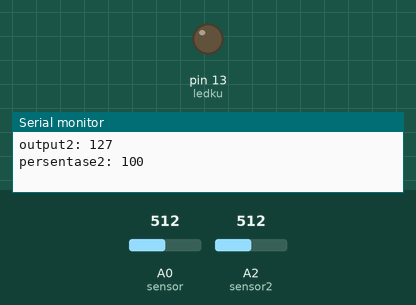
Simulated run of this sketch. Board: Arduino Uno, built with avr-gcc and run on an emulated ATmega328P. On the bench: output pins drawn as LEDs (lit = HIGH), the last lines printed to the serial monitor. The inputs (shaded band) are chosen by the test bench; at power-on: A0 (sensor) = 512, A2 (sensor2) = 512.

Above: at 1.2 s.
1.3 s: A0 (sensor) set to 1011
3.2 s: A0 (sensor) set to 1019
At 5.2 s:
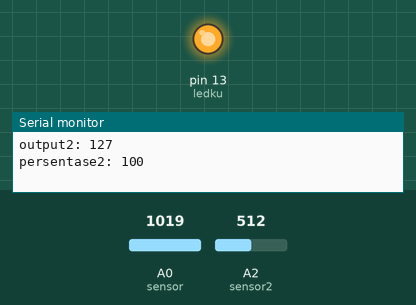
5.5 s: A0 (sensor) set to 900
At 6.8 s:
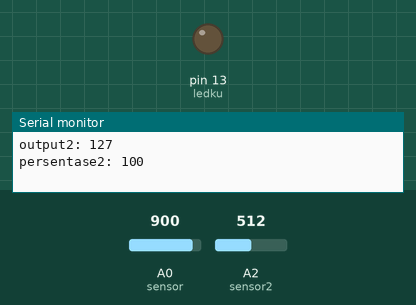
7.6 s: A0 (sensor) set to 1023
At 9.6 s:
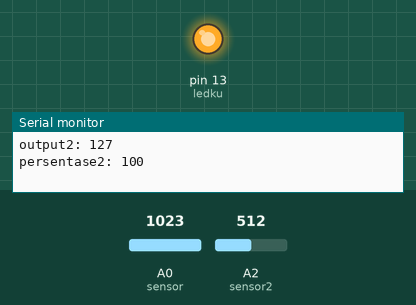
Timing chart, 0 to 10.6 s (numbered marks = the images above; inputs shaded):
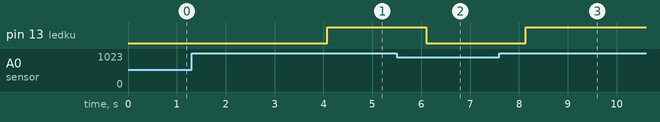

The sketch:

TEST5.ino
```cpp
#include <Arduino.h>
#include <SoftwareSerial.h>
const byte rxPin = 7;
const byte txPin = 8;
SoftwareSerial dwinSerial (rxPin, txPin);
// put function declarations here:
unsigned char data [8] = {0x5A, 0xA5, 0x05, 0x82, 0x48, 0x00, 0x00, 0x00}; //header, header, 5 bytes to follow, write command, address, address, address
unsigned char data2 [8] = {0x5A, 0xA5, 0x05, 0x82, 0x64 , 0x00, 0x00, 0x00}; //header, header, 5 bytes to follow, write command, address, address, address
unsigned char c1 [8] = {0x5A, 0xA5, 0x05, 0x82, 0x47 , 0x00, 0x00, 0x00}; //header, header, 5 bytes to follow, write command, address, address, address
unsigned char c2 [8] = {0x5A, 0xA5, 0x05, 0x82, 0x46 , 0x00, 0x00, 0x00}; //header, header, 5 bytes to follow, write command, address, address, address
unsigned char Buffer[9];
unsigned char incomingData[100];
unsigned char textString[100];
int ledku = 13;
byte sensor= A0;
byte sensor2= A2;
int nilai,nilai2,output,output2,percent,percent2,mydata,mydata2,datac1,datac2;

void setup(){
Serial.begin(115200);
dwinSerial.begin(115200);
pinMode(ledku, OUTPUT);
digitalWrite(ledku, LOW);
pinMode(rxPin, INPUT);
pinMode(txPin, OUTPUT);
}

void loop(){
  sendText(); //send to display
  fetchText(); //receive from display
if (Serial.available())
  {
    for (int i = 0; i <= 8; i++) //this loop will store whole frame in buffer array.
    {
      Buffer[i] = Serial.read();
    }

    if (Buffer[0] == 0X5A)
    {
      switch (Buffer[4])
      {
        /*case 0x51:   //for servo
          Serial.println(Buffer[8]);
          analogWrite(servo, Buffer[8]);
          break;

        case 0x52:   //for red
          Serial.println(Buffer[8]);
          analogWrite(red, Buffer[8]);
          break;

        case 0x53:   //for green
          Serial.println(Buffer[8]);
          analogWrite(green, Buffer[8]);
          break;


        case 0x54:   //for blue
          Serial.println(Buffer[8]);
          analogWrite(blue, Buffer[8]);
          break; */

        case 0x55:
          if (Buffer[8] == 1)
          { digitalWrite(ledku, LOW);
            Serial.println("LEDKU OFF");
          }
          /*
          else
          { digitalWrite(ledku, LOW);
            Serial.println("LEDKU OFF");
          }*/
          break;


        default:
          Serial.println("Nothing");
          break;
      }
    }
  }
  delay(10);

nilai= analogRead(sensor);
nilai2= analogRead(sensor2);
output= map(nilai, 0, 1023, 0, 255);
output2= map(nilai2, 0, 1023, 0, 255);
percent = (output/2.54)*2;
percent2 = (output2/2.54)*2;
datac1 = percent - 100;
datac2 = percent2 - 100;

if (datac1 == 100){
  digitalWrite(ledku, HIGH);
}
else {
  digitalWrite(ledku, LOW);
}

  Serial.print("sensor: ");
  Serial.println(nilai);
  Serial.print("output: ");
  Serial.println(output);
  Serial.print("persentase: ");
  Serial.println(percent);
  Serial.println("  ");
  Serial.print("sensor2: ");
  Serial.println(nilai2);
  Serial.print("output2: ");
  Serial.println(output2);
  Serial.print("persentase2: ");
  Serial.println(percent2);
  Serial.println("  ");

  c1[6]=highByte(datac1);
  c1[7]=lowByte(datac1);
  c2[6]=highByte(datac2);
  c2[7]=lowByte(datac2);
  data[6]=highByte(percent);
  data[7]=lowByte(percent);
  data2[6]=highByte(percent2);
  data2[7]=lowByte(percent2);
  dwinSerial.write(data,8); //buffer,length
  dwinSerial.write(data2,8);
  dwinSerial.write(c1, 8);
  dwinSerial.write(c2, 8);
  delay(1000);
}


void fetchText(){
  if (dwinSerial.available() > 0) //available() returns the number of bytes stored in the buffer
  {
    int i = 0; //position in the buffer array

    while (dwinSerial.available() > 0 ) //empty the buffer into our array
    {
      char incomingByte = dwinSerial.read(); //read 1 character from the dwin display
      delay(2);
      incomingData[i] = incomingByte; //put the character in the array
      i++;
      //Serial.write(incomingByte);
    }

    if (incomingData[3] == (byte)0x83) //VP read instruction is in the returned char array
    {
      int k = 7; //starting point for the message - it is always a fixed distance
      while(incomingData[k] != 0xFF) //end character is 0xFFFF
      {
        Serial.write(incomingData[k]);
        k++;
      }
      Serial.println();
    }
    memset(incomingData, 0, sizeof(incomingData)); //Empty array
  }
}

void sendText()
{
  if (Serial.available() > 0) //Wait for the pc serial because the data is coming from there
  {
    while (Serial.available()>0)
    {
      eraseText(0x20, 100); //Erase display
      memset(textString, 0, sizeof(textString)); //Empty array

      int numBytes = Serial.available();
      //Serial.println(numBytes);

      for (int n = 0; n < numBytes; n++)
      {
        textString[n] = Serial.read();
      }

      dwinSerial.write(0x5A); //header
      dwinSerial.write(0xA5); //header
      dwinSerial.write(strlen(textString)+4); //Length: Write command(1), VP address (2), Extra space (1)
      dwinSerial.write(0x82); //write command
      dwinSerial.write(0x20); //write address
      dwinSerial.write((byte)0x00); //write address
      dwinSerial.write(0x20); //add an extra space to indent the text
      dwinSerial.write(textString, strlen(textString));
    }
  }
}

void eraseText (int vpAddress, int textLength)
{
  dwinSerial.write(0x5A); //header
  dwinSerial.write(0xA5); //header
  dwinSerial.write(3 + textLength); //Length (3: write, address low and high bytes
  dwinSerial.write(0x82); //write command
  dwinSerial.write(lowByte(vpAddress)); //write address
  dwinSerial.write(highByte(vpAddress)); //write address

  for (int i = 0; i < textLength; i++)
  {
    dwinSerial.write((byte)0x20); //write message (0x20 is ASCII code for space)
  }
}
```

Measured:
- the behaviour switches between 1018 and 1019 on A0 (sensor) (found by bisection; images 0 and 1)
- after the input at 3.2 s, pin 13 (ledku): LOW → HIGH after 0.88 s
- after the input at 5.5 s, pin 13 (ledku): HIGH → LOW after 0.61 s
- after the input at 7.6 s, pin 13 (ledku): LOW → HIGH after 0.54 s
